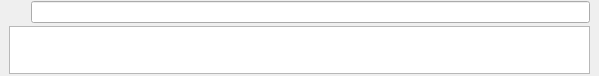
<?xml version="1.0" encoding="UTF-8"?>
<ui version="4.0">
 <class>QuestionModule</class>
 <widget class="QWidget" name="QuestionModule">
  <property name="geometry">
   <rect>
    <x>0</x>
    <y>0</y>
    <width>599</width>
    <height>76</height>
   </rect>
  </property>
  <property name="layoutDirection">
   <enum>Qt::RightToLeft</enum>
  </property>
  <layout class="QVBoxLayout" name="verticalLayout">
   <property name="spacing">
    <number>0</number>
   </property>
   <property name="leftMargin">
    <number>0</number>
   </property>
   <property name="topMargin">
    <number>0</number>
   </property>
   <property name="rightMargin">
    <number>0</number>
   </property>
   <property name="bottomMargin">
    <number>0</number>
   </property>
   <item>
    <widget class="QWidget" name="wQuestion" native="true">
     <property name="minimumSize">
      <size>
       <width>0</width>
       <height>24</height>
      </size>
     </property>
     <property name="maximumSize">
      <size>
       <width>16777215</width>
       <height>24</height>
      </size>
     </property>
     <layout class="QHBoxLayout" name="horizontalLayout_2">
      <property name="spacing">
       <number>4</number>
      </property>
      <property name="leftMargin">
       <number>9</number>
      </property>
      <property name="topMargin">
       <number>0</number>
      </property>
      <property name="bottomMargin">
       <number>0</number>
      </property>
      <item>
       <layout class="QHBoxLayout" name="horizontalLayout">
        <property name="spacing">
         <number>2</number>
        </property>
        <item>
         <widget class="QLineEdit" name="eQuestion">
          <property name="minimumSize">
           <size>
            <width>0</width>
            <height>20</height>
           </size>
          </property>
         </widget>
        </item>
        <item>
         <widget class="QPushButton" name="bAnswer">
          <property name="maximumSize">
           <size>
            <width>20</width>
            <height>20</height>
           </size>
          </property>
          <property name="focusPolicy">
           <enum>Qt::NoFocus</enum>
          </property>
          <property name="icon">
           <iconset resource="resources.qrc">
            <normaloff>:/images/minus.png</normaloff>:/images/minus.png</iconset>
          </property>
          <property name="iconSize">
           <size>
            <width>18</width>
            <height>18</height>
           </size>
          </property>
          <property name="flat">
           <bool>true</bool>
          </property>
         </widget>
        </item>
       </layout>
      </item>
     </layout>
    </widget>
   </item>
   <item>
    <widget class="QWidget" name="wAnswer" native="true">
     <property name="minimumSize">
      <size>
       <width>0</width>
       <height>52</height>
      </size>
     </property>
     <layout class="QHBoxLayout" name="horizontalLayout_3">
      <property name="topMargin">
       <number>2</number>
      </property>
      <property name="bottomMargin">
       <number>2</number>
      </property>
      <item>
       <widget class="QTextEdit" name="eAnswer">
        <property name="maximumSize">
         <size>
          <width>16777215</width>
          <height>50</height>
         </size>
        </property>
        <property name="tabChangesFocus">
         <bool>true</bool>
        </property>
       </widget>
      </item>
     </layout>
    </widget>
   </item>
  </layout>
 </widget>
 <tabstops>
  <tabstop>eQuestion</tabstop>
  <tabstop>eAnswer</tabstop>
 </tabstops>
 <resources>
  <include location="resources.qrc"/>
 </resources>
 <connections/>
</ui>
